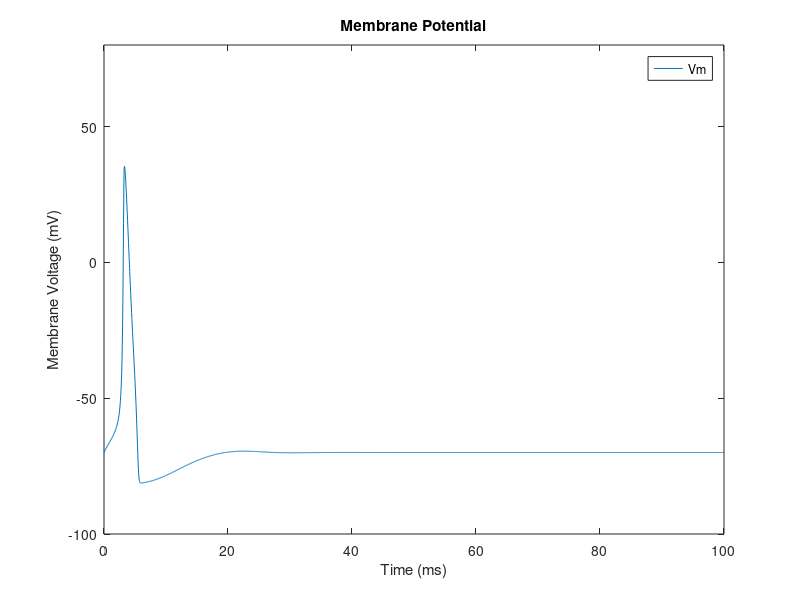
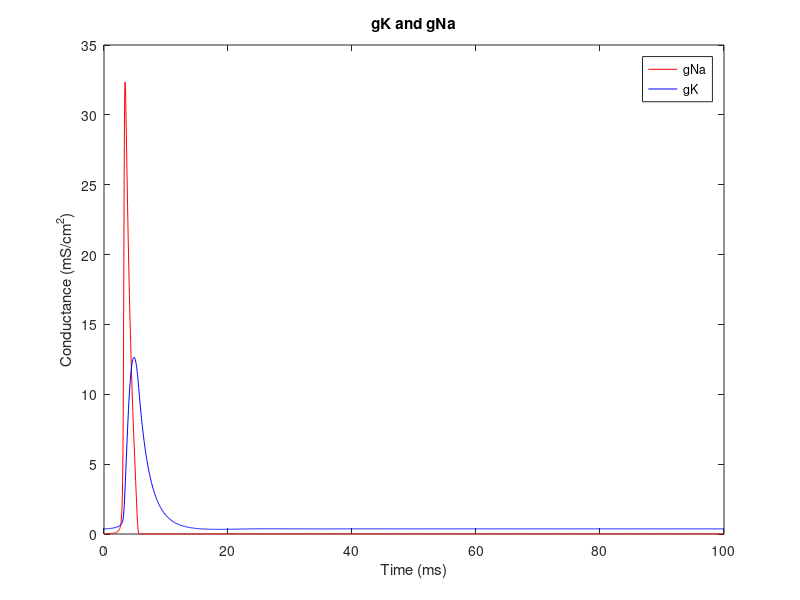

These charts were generated, in order, by the following MATLAB code:
% Phase 1 ECE 4784
% Kyle Francis
clear all;
clc;

%% Creating timestep %%
ts = 0.05; % if too large, the derivatives in the Eulers formula would be too large and cause an exp growth
time = 100; %ms
x = 0:ts:time;
len = length(x);

%% Constants %%
g_kbar = 36; %mS/cm^2   maximum conductances
g_nabar = 120; %mS/cm^2
g_lbar = 0.3; %mS/cm^2
E_k = -12; %mV
E_na = 115; %mV
E_l = 10.6; %mV
V_rest = -70; %mV
Cm = 1.0; %uF/cm^2

%% Gating variables %%
Vm(1) = 0; %V
am(1) = 0.1*((25-Vm(1))/(exp((25-Vm(1))/10) - 1));
bm(1) = 4*exp(-Vm(1)/18);
an(1) = 0.01*((10-Vm(1))/(exp((10-Vm(1))/10) - 1));
bn(1) = 0.125*exp(-Vm(1)/80);
ah(1) = 0.07*exp(-Vm(1)/20);
bh(1) = 1/(exp((30-Vm(1))/10) + 1);

m(1) = am(1)/(am(1)+bm(1));
n(1) = an(1)/(an(1)+bn(1));
h(1) = ah(1)/(ah(1)+bh(1));

%% Injected Current %%
amp = input('Enter the amplitude in mA of the injected current: ');
dur = input('Enter the duration of the injected current [between 0 and 100 ms]: ');
I = zeros(1, len); % Setting up I to be the same size as the time array
for y = 1:floor(dur/ts) % injected current goes from 0 to (duration entered / time step)
    I(y) = amp;
end

%% Euler's method %%
%yn+1 = yn+h*dy/dt;

for i = 1 : len-1
    am = 0.1 * ((25 - Vm(i)) / (exp((25 - Vm(i)) / 10) - 1));
    bm = 4 * exp(-Vm(i) / 18);
    an = 0.01 * ((10 - Vm(i)) / (exp((10 - Vm(i)) / 10) - 1));
    bn = 0.125 * exp(-Vm(i) / 80);
    ah = 0.07 * exp(-Vm(i) / 20);
    bh = 1 / (exp((30 - Vm(i)) / 10) + 1);
    
    g_na(i) = m(i)^3 * g_nabar * h(i);
    g_k(i) = n(i)^4 * g_kbar;
    g_l(i) = g_lbar;
    
    I_na(i) = g_na(i) * (Vm(i)-E_na);
    I_k(i) = g_k(i) * (Vm(i)-E_k);
    I_l(i) = g_l(i) * (Vm(i)-E_l);
    I_ion(i) = I(i) - I_k(i) - I_na(i) - I_l(i);
    
    dm = am * (1-m(i)) - bm * m(i);
    dn = an * (1-n(i)) - bn * n(i);
    dh = ah * (1-h(i)) - bh * h(i);
    
    m(i+1) = m(i) + ts * dm;
    n(i+1) = n(i) + ts * dn;
    h(i+1) = h(i) + ts * dh;
    
    dVm(i) = I_ion(i)/Cm;
    Vm(i+1) = Vm(i) + ts*dVm(i);
    
end

%% Plotting %%
Vm = Vm + V_rest;
figure(1)
plot(x,Vm)
title('Membrane Potential');
xlabel('Time (ms)');
ylabel('Membrane Voltage (mV)');
legend('Vm');
axis([0, 100, -100, 80]);

%Plot conductances
newtime = x(1:len-1);
figure(2)
plot(newtime, g_na, 'r', newtime, g_k, 'b')
title('gK and gNa')
xlabel('Time (ms)')
ylabel('Conductance (mS/cm^2)')
legend('gNa','gK')

%Plot
